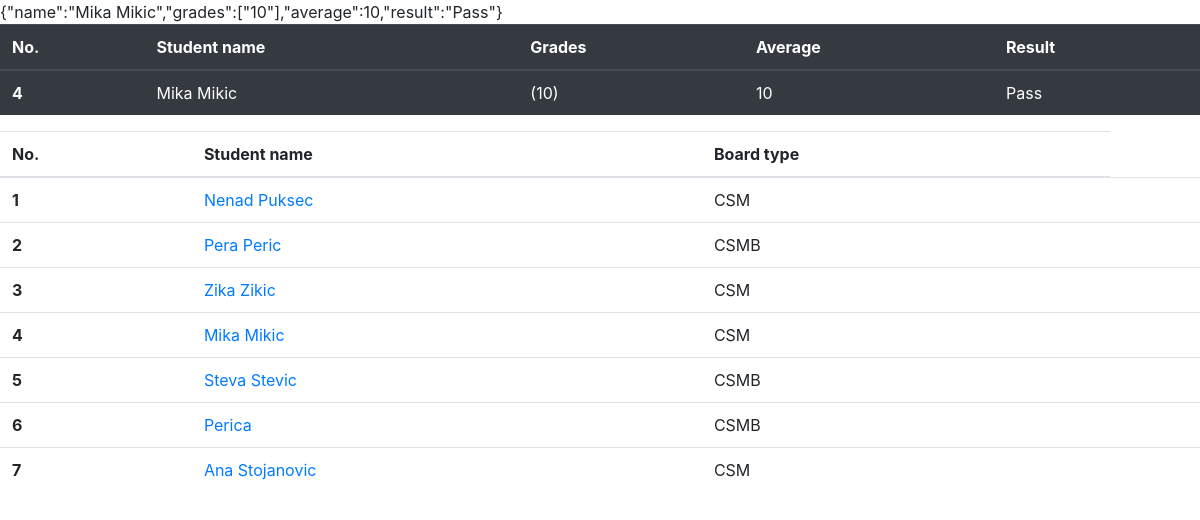
/index.php?student=4, run on the app's committed database.
### tables this page shows
CREATE TABLE `grades` (
  `id` int(11) NOT NULL,
  `student_id` int(11) NOT NULL,
  `grade` int(1) NOT NULL
);

CREATE TABLE `students` (
  `id` int(11) NOT NULL,
  `name` varchar(255) NOT NULL,
  `school_board_id` int(11) NOT NULL
);

### class/Student.php (called while the page is built, shortened)
<?php
    class Student
    {
        public function getStudent($id)
        {
            $pdo = new PDO('mysql:host=localhost;dbname=quantox','root','',array(PDO::ATTR_PERSISTENT => true));
            $pdo->setAttribute(PDO::ATTR_ERRMODE, PDO::ERRMODE_EXCEPTION);
            $stmt = $pdo->prepare("SELECT * FROM students WHERE id=?");
            $stmt->execute([$id]);
            $row = $stmt->fetch(PDO::FETCH_ASSOC);
            return $row;
        }
        public function getAllStudents()
        {
            $pdo = new PDO('mysql:host=localhost;dbname=quantox','root','',array(PDO::ATTR_PERSISTENT => true));
            $pdo->setAttribute(PDO::ATTR_ERRMODE, PDO::ERRMODE_EXCEPTION);
            $sth = $pdo->prepare("SELECT * FROM students");
            $sth->execute();
            $row = $sth->fetchAll(PDO::FETCH_ASSOC);
            return $row;
        }
    }
?>

### class/CSM.php (called while the page is built, shortened)
<?php
    class CSM
    {
        public function getCSMoardResult($student_id)
        {
            $grades = array();
            $br = 0;
            $s = 0;
            $pdo = new PDO('mysql:host=localhost;dbname=quantox','root','',array(PDO::ATTR_PERSISTENT => true));
            $pdo->setAttribute(PDO::ATTR_ERRMODE, PDO::ERRMODE_EXCEPTION);
            $stmt = $pdo->prepare("SELECT s.name, g.grade FROM students as s INNER JOIN grades as g ON s.id = g.student_id WHERE s.id=?");
            $stmt->execute([$student_id]);
            while($row = $stmt->fetch(PDO::FETCH_ASSOC))
            {
                array_push($grades, $row['grade']);
                $name = $row['name'];
                $s += $row['grade'];
                $br++;
            }
            $sr = $s / $br;
            $result = $sr >= '7' ? 'Pass' : 'Fail';
            $response = array(
                'name' =>  $name,
                'grades' => $grades,
                'average' => $sr,
                'result' => $result
            );
            return json_encode($response);
        }
    }
?>

### index.php (the view, shortened to what this page needs)
<?php
require_once  'class/Student.php';
require_once  'class/CSM.php';
$db = new Database();
$student = new Student($db);
$csm = new CSM($db);
$csmb = new CSMB($db);
    if(isset($_GET['student']))
        $student_id = $_GET['student'];
    $all = $student->getAllStudents();
    if(isset($_GET['student']))
    {
        $dohvati = $student->getStudent($student_id);
        $board_type_id = $dohvati['school_board_id'];
        if($board_type_id == '1')
        {
            $result = $csm->getCSMoardResult($student_id);
            $data = json_decode($result);
            $id = $_GET['student'];
            echo "<table class='table table-dark'>
            <thead>
                <tr>
                <th scope='col'>No.</th>
                <th scope='col'>Student name</th>
                <th scope='col'>Grades</th>
                <th scope='col'>Average</th>
                <th scope='col'>Result</th>
                </tr>
            </thead>
            <tbody>";
                echo "<tr>";
                    echo "<th scope='row'>".$id."</th>";
                    echo "<td>".$data->name."</td>";
                    echo "<td>";
                    $allGrades = $data->grades;
                    foreach($allGrades as $grade)
                    {
                        echo "(".$grade.") ";
                    }
                    echo "<td>".$data->average."</td>";
                    echo "<td>".$data->result."</td>";
                echo "</tr>";
            echo "</tbody>
            </table>";
        }
        else
        {
            $result = $csmb->getCSMBoardResult($student_id);
            echo $result;
        }
    }
?>
<html>
<head>
    <link rel="stylesheet" href="https://stackpath.bootstrapcdn.com/bootstrap/4.4.1/css/bootstrap.min.css">
</head>
<body>
<div>
    <table class="table">
    <thead>
        <tr>
        <th scope="col">No.</th>
        <th scope="col">Student name</th>
        <th scope="col">Board type</th>
        </tr>
    </thead>
    <tbody>
    <?php
        foreach ($all as $key=>$value)
        {
            $board = $value['school_board_id'];
            $board == 1 ? $board = "CSM" : $board = "CSMB";
            $id = intval($key + 1);
            echo "<tr><th scope='row'>".$id."</th><td><a href='http://localhost/quantox/index.php?student=".$id."'>".$value['name']."</a></td><td>".$board."<td/></tr>";
        }
    ?>
    </tbody>
    </table>
</div>
</body>
</html>

### data on the page
grades: student.name "Mika Mikic", grade "10"
students: id "1", name "Nenad Puksec", board "CSM"
students: id "2", name "Pera Peric", board "CSMB"
students: id "3", name "Zika Zikic", board "CSM"
students: id "4", name "Mika Mikic", board "CSM"
students: id "5", name "Steva Stevic", board "CSMB"
students: id "6", name "Perica", board "CSMB"
students: id "7", name "Ana Stojanovic", board "CSM"

### other printed values
$id "4"
$grade "10"
$data->result "Pass"
